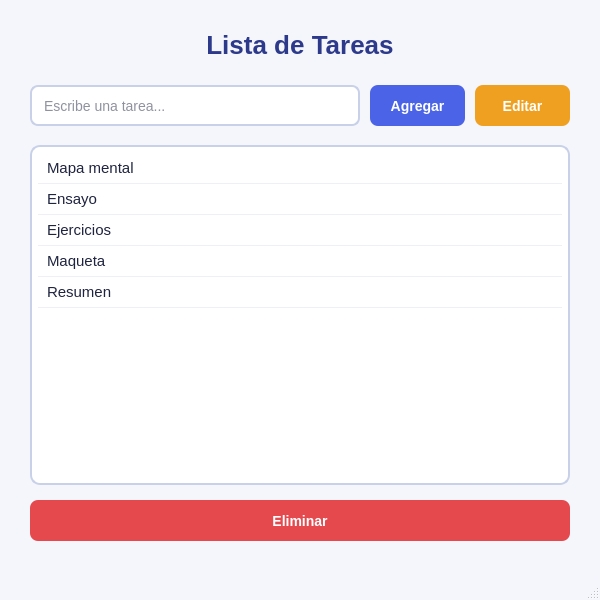
<?xml version="1.0" encoding="UTF-8"?>
<ui version="4.0">
 <class>MainWindow</class>
 <widget class="QMainWindow" name="MainWindow">
  <property name="geometry">
   <rect>
    <x>0</x>
    <y>0</y>
    <width>600</width>
    <height>600</height>
   </rect>
  </property>
  <property name="windowTitle">
   <string>Lista de Tareas</string>
  </property>
  <property name="styleSheet">
   <string notr="true">QWidget {
  font-family: &quot;Segoe UI&quot;;
}
QMainWindow, QWidget#centralwidget {
  background-color: #f4f6fb;
}
QLabel#lblTitulo {
  color: #2d3a8c;
  font-size: 26px;
  font-weight: bold;
}
QLineEdit {
  background-color: white;
  color: #1f2440;
  border: 2px solid #c9d1e8;
  border-radius: 8px;
  padding: 0px 10px;
  font-size: 14px;
}
QLineEdit:focus {
  border-color: #4a63e7;
}
QPushButton {
  border: none;
  border-radius: 8px;
  color: white;
  font-size: 14px;
  font-weight: bold;
}
QPushButton#btnAgregar {
  background-color: #4a63e7;
}
QPushButton#btnAgregar:hover {
  background-color: #3a50c9;
}
QPushButton#btnEditar {
  background-color: #f0a020;
}
QPushButton#btnEditar:hover {
  background-color: #d48a10;
}
QPushButton#btnEliminar {
  background-color: #e5484d;
}
QPushButton#btnEliminar:hover {
  background-color: #c93a3f;
}
QListWidget {
  background-color: white;
  color: #1f2440;
  border: 2px solid #c9d1e8;
  border-radius: 10px;
  padding: 6px;
  font-size: 15px;
  outline: 0;
}
QListWidget::item {
  padding: 6px;
  border-bottom: 1px solid #eef0f6;
}
QListWidget::item:selected {
  background-color: #e3e8ff;
  color: #2d3a8c;
}</string>
  </property>
  <widget class="QWidget" name="centralwidget">
   <widget class="QLabel" name="lblTitulo">
    <property name="geometry">
     <rect>
      <x>30</x>
      <y>20</y>
      <width>540</width>
      <height>50</height>
     </rect>
    </property>
    <property name="text">
     <string>Lista de Tareas</string>
    </property>
    <property name="alignment">
     <set>Qt::AlignmentFlag::AlignCenter</set>
    </property>
   </widget>
   <widget class="QLineEdit" name="edtTarea">
    <property name="geometry">
     <rect>
      <x>30</x>
      <y>85</y>
      <width>330</width>
      <height>41</height>
     </rect>
    </property>
    <property name="placeholderText">
     <string>Escribe una tarea...</string>
    </property>
   </widget>
   <widget class="QPushButton" name="btnAgregar">
    <property name="geometry">
     <rect>
      <x>370</x>
      <y>85</y>
      <width>95</width>
      <height>41</height>
     </rect>
    </property>
    <property name="text">
     <string>Agregar</string>
    </property>
   </widget>
   <widget class="QPushButton" name="btnEditar">
    <property name="geometry">
     <rect>
      <x>475</x>
      <y>85</y>
      <width>95</width>
      <height>41</height>
     </rect>
    </property>
    <property name="text">
     <string>Editar</string>
    </property>
   </widget>
   <widget class="QListWidget" name="lstTareas">
    <property name="geometry">
     <rect>
      <x>30</x>
      <y>145</y>
      <width>540</width>
      <height>340</height>
     </rect>
    </property>
    <item>
     <property name="text">
      <string>Mapa mental</string>
     </property>
    </item>
    <item>
     <property name="text">
      <string>Ensayo</string>
     </property>
    </item>
    <item>
     <property name="text">
      <string>Ejercicios</string>
     </property>
    </item>
    <item>
     <property name="text">
      <string>Maqueta</string>
     </property>
    </item>
    <item>
     <property name="text">
      <string>Resumen</string>
     </property>
    </item>
   </widget>
   <widget class="QPushButton" name="btnEliminar">
    <property name="geometry">
     <rect>
      <x>30</x>
      <y>500</y>
      <width>540</width>
      <height>41</height>
     </rect>
    </property>
    <property name="text">
     <string>Eliminar</string>
    </property>
   </widget>
  </widget>
  <widget class="QMenuBar" name="menubar">
   <property name="geometry">
    <rect>
     <x>0</x>
     <y>0</y>
     <width>600</width>
     <height>26</height>
    </rect>
   </property>
  </widget>
  <widget class="QStatusBar" name="statusbar"/>
 </widget>
 <resources/>
 <connections/>
</ui>
